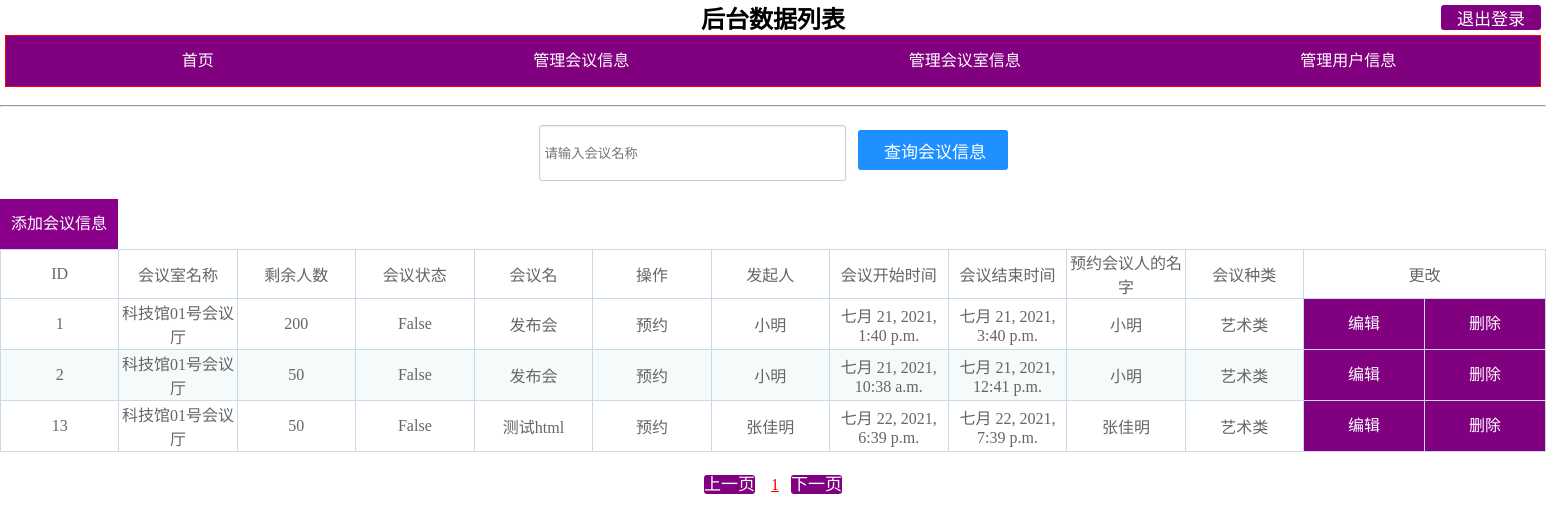
The page /admin_showdata/1 on the database its author committed.
### myapp/models.py (models this page shows)
class Conference(models.Model):#会议列表
    room_id=models.CharField(max_length=20)                #会议室名称
    allow_num=models.PositiveIntegerField(verbose_name="允许人数")    #剩余人数
    statu=models.BooleanField()         #会议状态
    meet_name=models.CharField(max_length=20)       #会议名
    operation=models.CharField(max_length=20)       #操作（预约）
    president=models.CharField(max_length=20)       #发起人
    start_time = models.DateTimeField(null=True)        #会议开始时间
    end_time = models.DateTimeField(null=True)          #会议结束时间
    sub_name = models.CharField(max_length=20)          #预约会议人的名字
    meet_kind = models.CharField(max_length=20)         #会议种类（文艺类、、、）
    class Meta:
        db_table='Conference'

### myapp/views.py (the view)
# urls.py: path('admin_showdata/<int:pIndex>', views.admin_showdata, name='admin_showdata'),
def admin_showdata(request,pIndex=1):
    conferences=Conference.objects.all()
    p=Paginator(conferences,5)
    if pIndex<1:
        pIndex=1
    if pIndex>p.num_pages:
        pIndex=p.num_pages
    ulist=p.page(pIndex)
    page_list=p.page_range
    context={'conferences':ulist,
             'pIndex':pIndex,
             'page_list':page_list}
    return render(request,'myapp/admin_showdata.html',context)

### templates/myapp/admin_showdata.html (shortened to what this page needs)
{% extends 'myapp/admin_base.html' %}
{% load static %}
{% block content %}
    <body style="background-image: url('{% static "images/首页.png" %}');background-size:100%;background-repeat: no-repeat;">
<center>
<br/>
<form action="{% url 'admin_findpage' 1 %}" method="post">
    <input type="text" name="find1" placeholder="请输入会议名称"/>&nbsp;&nbsp;
    <input type="submit" name="find" value="查询会议信息"
           style="
    width: 150px; /* 宽度 */
	height: 40px; /* 高度 */
	border-width: 0; /* 边框宽度 */
	border-radius: 3px; /* 边框半径 */
	background: #1E90FF; /* 背景颜色 */
	cursor: pointer; /* 鼠标移入按钮范围时出现手势 */
	outline: none; /* 不显示轮廓线 */
	color: white; /* 字体颜色 */
	font-size: 17px; /* 字体大小 */"/>
</form>
<br>
<ul>
    <li style="text-align:center;line-height: 50px;"><a href="{%url 'admin_adddata' %}" style="display:block;width:118px;height:50px;text-decoration:none;background-color: darkmagenta;color:white;">添加会议信息</a></li>
</ul>
<table border="1">
    <thead>
    <tr>
        <td>ID</td>
        <td>会议室名称</td>
        <td>剩余人数</td>
        <td>会议状态</td>
        <td>会议名</td>
        <td>操作</td>
        <td>发起人</td>
        <td>会议开始时间</td>
        <td>会议结束时间</td>
        <td>预约会议人的名字</td>
        <td>会议种类</td>
        <td colspan="2">更改</td>
    </tr>
    </thead>
    <tbody>
    {% for port in conferences %}
    <tr>
        <td>{{ port.id }}</td>
        <td>{{ port.room_id }}</td>
        <td>{{ port.allow_num }}</td>
        <td>{{ port.statu }}</td>
        <td>{{ port.meet_name }}</td>
        <td>{{ port.operation }}</td>
        <td>{{ port.president }}</td>
        <td>{{ port.start_time }}</td>
        <td>{{ port.end_time }}</td>
        <td>{{ port.sub_name }}</td>
        <td>{{ port.meet_kind }}</td>
        <td><a href="{% url 'admin_edit' port.id %}" style="text-decoration:none;background-color: purple;color:white;display:block;width:120px;height:50px;text-align:center;line-height: 50px;">编辑</a></td>
        <td><a href="{% url 'admin_delet' port.id %}" onclick="return confirm('确定要删除嘛？')" style="text-decoration:none;background-color: purple;color:white;display:block;width:120px;height:50px;text-align:center;line-height: 50px;">删除</a></td>
    </tr>
    {% endfor %}
    </tbody>
</table>
<br/>
<a href="{% url 'admin_showdata' pIndex|add:-1 %}"
    style="
    text-decoration:none;
    width: 150px; /* 宽度 */
	height: 40px; /* 高度 */
	border-width: 0; /* 边框宽度 */
	border-radius: 3px; /* 边框半径 */
	background: purple; /* 背景颜色 */
	cursor: pointer; /* 鼠标移入按钮范围时出现手势 */
	outline: none; /* 不显示轮廓线 */
	color: white; /* 字体颜色 */
	font-size: 17px; /* 字体大小 */">上一页</a>&nbsp;&nbsp;&nbsp;
{% for p in page_list %}
    {% if p == pIndex %}
        <a href="{% url 'admin_showdata' p %}" style="color: #ff0000">{{ p }}</a>&nbsp;&nbsp;
    {% else %}
        <a href="{% url 'admin_showdata' p %}">{{ p }}</a>&nbsp;&nbsp;
    {% endif %}
{% endfor %}
<a href="{% url 'admin_showdata' pIndex|add:1 %}"
    style="
    text-decoration:none;
    width: 150px; /* 宽度 */
	height: 40px; /* 高度 */
	border-width: 0; /* 边框宽度 */
	border-radius: 3px; /* 边框半径 */
	background: purple; /* 背景颜色 */
	cursor: pointer; /* 鼠标移入按钮范围时出现手势 */
	outline: none; /* 不显示轮廓线 */
	color: white; /* 字体颜色 */
	font-size: 17px; /* 字体大小 */">下一页</a>
</center>
    </body>
{% endblock %}

### templates/myapp/admin_base.html (shortened to what this page needs)
<!DOCTYPE html>
<html lang="en">
<head>
</head>
<body>
<center>
    <h2>
        后台数据列表
    </h2>
    <a href="{% url 'dologout' %}" style="
    position: absolute;
    text-decoration:none;
    top: 5px;
    right: 5px;
    width: 100px; /* 宽度 */
	height: 25px; /* 高度 */
	border-width: 0; /* 边框宽度 */
	border-radius: 3px; /* 边框半径 */
	background: purple; /* 背景颜色 */
	cursor: pointer; /* 鼠标移入按钮范围时出现手势 */
	outline: none; /* 不显示轮廓线 */
	color: white; /* 字体颜色 */
	font-size: 17px; /* 字体大小 */">退出登录</a>
    <div class="nva">
        <ul>
            <li><a href="{% url 'admin_index' %}">首页</a></li>
            <li><a href="{% url 'admin_showdata' 1 %}">管理会议信息</a></li>
            <li><a href="{% url 'admi_adddata' %}">管理会议室信息</a></li>
            <li><a href="{% url 'manage_user' %}">管理用户信息</a></li>
        </ul>
    </div>
<br/>
<hr/>
</center>
{% block content %}
{% endblock %}
</body>
</html>

### templates/myapp/admin_showdata.html (style rules this page uses)
table { border-collapse: collapse; margin: 0 auto; text-align: center; }
table td, table th { width: 120px; border: 1px solid #cad9ea; color: #666; height: 35px; }
table tr:nth-child(odd) { background: #fff; }
table tr:nth-child(even) { background: #F5FAFA; }
input { width: 300px; height: 40px; border: 1px solid #ccc; padding: 7px 0; border-radius: 3px; padding-left:5px; -webkit-box-shadow: inset 0 1px 1px rgba(0,0,0,.075); box-shadow: inset 0 1px 1px rgba(0,0,0,.075); -webkit-transition: border-color ease-in-out .15s,-webkit-box-shadow ease-in-out .15s; -o-transition: border-color ease-in-out .15s,box-shadow ease-in-out .15s; transition: border-color ease-in-out .15s,box-shadow ease-in-out .15s }

### templates/myapp/admin_base.html (style rules this page uses)
* { margin:0; padding:0; }
.nva { width:1534px; height:50px; margin:0 auto; border:1px solid red; }
ul { list-style:none; }
div ul li { float:left; height:50px; width:383.5px; text-align:center; line-height: 50px; }
div ul li a { display:block; width:383.5px; height:50px; }
div ul li a:link,div ul li a:visited { text-decoration:none; background-color: purple; color:white; }

### rows shown on the page
Conference: id "1", room_id "科技馆01号会议厅", allow_num "200", statu "False", meet_name "发布会", operation "预约", president "小明", start_time "七月 21, 2021, 1:40 p.m.", end_time "七月 21, 2021, 3:40 p.m.", sub_name "小明", meet_kind "艺术类"
Conference: id "2", room_id "科技馆01号会议厅", allow_num "50", statu "False", meet_name "发布会", operation "预约", president "小明", start_time "七月 21, 2021, 10:38 a.m.", end_time "七月 21, 2021, 12:41 p.m.", sub_name "小明", meet_kind "艺术类"
Conference: id "13", room_id "科技馆01号会议厅", allow_num "50", statu "False", meet_name "测试html", operation "预约", president "张佳明", start_time "七月 22, 2021, 6:39 p.m.", end_time "七月 22, 2021, 7:39 p.m.", sub_name "张佳明", meet_kind "艺术类"

### other values the page prints
{{ p }} "1"
